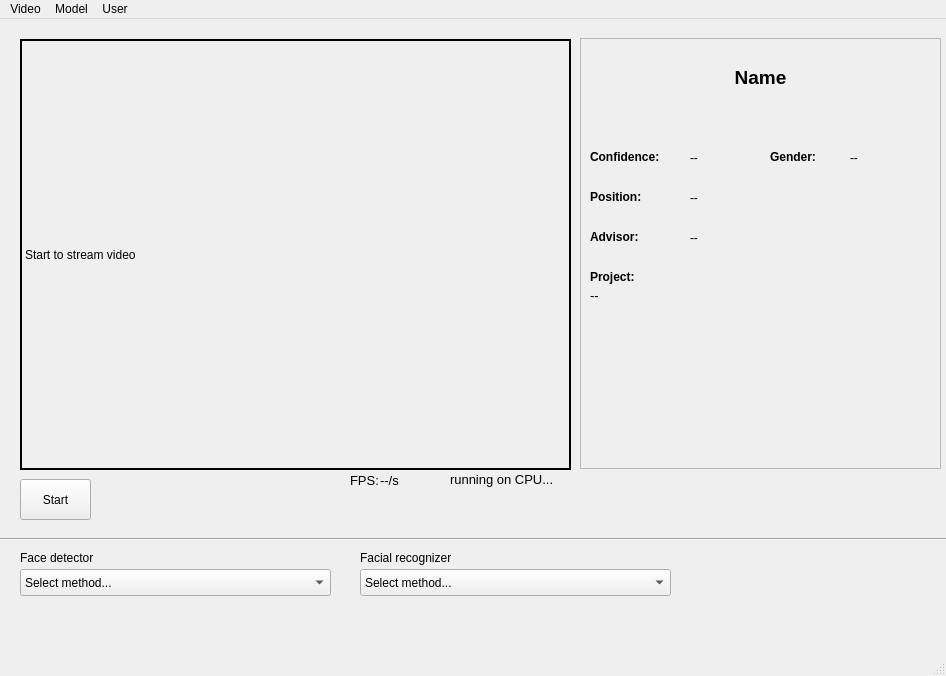
<?xml version="1.0" encoding="UTF-8"?>
<ui version="4.0">
 <class>MainWindow</class>
 <widget class="QMainWindow" name="MainWindow">
  <property name="geometry">
   <rect>
    <x>0</x>
    <y>0</y>
    <width>946</width>
    <height>676</height>
   </rect>
  </property>
  <property name="windowTitle">
   <string>Face recognition App</string>
  </property>
  <widget class="QWidget" name="centralwidget">
   <widget class="QLabel" name="label_img">
    <property name="geometry">
     <rect>
      <x>20</x>
      <y>20</y>
      <width>551</width>
      <height>431</height>
     </rect>
    </property>
    <property name="autoFillBackground">
     <bool>true</bool>
    </property>
    <property name="frameShape">
     <enum>QFrame::WinPanel</enum>
    </property>
    <property name="lineWidth">
     <number>3</number>
    </property>
    <property name="text">
     <string>Start to stream video</string>
    </property>
    <property name="scaledContents">
     <bool>true</bool>
    </property>
    <property name="wordWrap">
     <bool>true</bool>
    </property>
   </widget>
   <widget class="QPushButton" name="pushButton">
    <property name="geometry">
     <rect>
      <x>20</x>
      <y>460</y>
      <width>71</width>
      <height>41</height>
     </rect>
    </property>
    <property name="text">
     <string>Start</string>
    </property>
   </widget>
   <widget class="QFrame" name="frame_user">
    <property name="geometry">
     <rect>
      <x>580</x>
      <y>19</y>
      <width>361</width>
      <height>431</height>
     </rect>
    </property>
    <property name="autoFillBackground">
     <bool>true</bool>
    </property>
    <property name="frameShape">
     <enum>QFrame::StyledPanel</enum>
    </property>
    <property name="frameShadow">
     <enum>QFrame::Raised</enum>
    </property>
    <widget class="QLabel" name="label_fullname">
     <property name="geometry">
      <rect>
       <x>10</x>
       <y>9</y>
       <width>341</width>
       <height>61</height>
      </rect>
     </property>
     <property name="font">
      <font>
       <pointsize>14</pointsize>
       <weight>75</weight>
       <bold>true</bold>
      </font>
     </property>
     <property name="autoFillBackground">
      <bool>false</bool>
     </property>
     <property name="text">
      <string>Name</string>
     </property>
     <property name="scaledContents">
      <bool>false</bool>
     </property>
     <property name="alignment">
      <set>Qt::AlignCenter</set>
     </property>
    </widget>
    <widget class="QLabel" name="label_2">
     <property name="geometry">
      <rect>
       <x>10</x>
       <y>150</y>
       <width>91</width>
       <height>17</height>
      </rect>
     </property>
     <property name="font">
      <font>
       <weight>75</weight>
       <bold>true</bold>
      </font>
     </property>
     <property name="text">
      <string>Position:</string>
     </property>
    </widget>
    <widget class="QLabel" name="label_3">
     <property name="geometry">
      <rect>
       <x>10</x>
       <y>230</y>
       <width>81</width>
       <height>17</height>
      </rect>
     </property>
     <property name="font">
      <font>
       <weight>75</weight>
       <bold>true</bold>
      </font>
     </property>
     <property name="text">
      <string>Project:</string>
     </property>
    </widget>
    <widget class="QLabel" name="label_position">
     <property name="geometry">
      <rect>
       <x>110</x>
       <y>150</y>
       <width>231</width>
       <height>20</height>
      </rect>
     </property>
     <property name="text">
      <string>&lt;html&gt;&lt;head/&gt;&lt;body&gt;&lt;p&gt;--&lt;/p&gt;&lt;/body&gt;&lt;/html&gt;</string>
     </property>
    </widget>
    <widget class="QLabel" name="label_project">
     <property name="geometry">
      <rect>
       <x>10</x>
       <y>250</y>
       <width>331</width>
       <height>161</height>
      </rect>
     </property>
     <property name="font">
      <font>
       <pointsize>10</pointsize>
       <weight>50</weight>
       <italic>false</italic>
       <bold>false</bold>
      </font>
     </property>
     <property name="text">
      <string>&lt;html&gt;&lt;head/&gt;&lt;body&gt;&lt;p&gt;--&lt;/p&gt;&lt;/body&gt;&lt;/html&gt;</string>
     </property>
     <property name="alignment">
      <set>Qt::AlignJustify|Qt::AlignTop</set>
     </property>
    </widget>
    <widget class="QLabel" name="label_confidence">
     <property name="geometry">
      <rect>
       <x>110</x>
       <y>110</y>
       <width>71</width>
       <height>20</height>
      </rect>
     </property>
     <property name="text">
      <string>&lt;html&gt;&lt;head/&gt;&lt;body&gt;&lt;p&gt;--&lt;/p&gt;&lt;/body&gt;&lt;/html&gt;</string>
     </property>
    </widget>
    <widget class="QLabel" name="label_10">
     <property name="geometry">
      <rect>
       <x>10</x>
       <y>110</y>
       <width>91</width>
       <height>17</height>
      </rect>
     </property>
     <property name="font">
      <font>
       <weight>75</weight>
       <bold>true</bold>
      </font>
     </property>
     <property name="text">
      <string>Confidence:</string>
     </property>
    </widget>
    <widget class="QLabel" name="label_advisor">
     <property name="geometry">
      <rect>
       <x>110</x>
       <y>190</y>
       <width>231</width>
       <height>20</height>
      </rect>
     </property>
     <property name="text">
      <string>&lt;html&gt;&lt;head/&gt;&lt;body&gt;&lt;p&gt;--&lt;/p&gt;&lt;/body&gt;&lt;/html&gt;</string>
     </property>
    </widget>
    <widget class="QLabel" name="label_12">
     <property name="geometry">
      <rect>
       <x>10</x>
       <y>190</y>
       <width>91</width>
       <height>17</height>
      </rect>
     </property>
     <property name="font">
      <font>
       <weight>75</weight>
       <bold>true</bold>
      </font>
     </property>
     <property name="text">
      <string>Advisor:</string>
     </property>
    </widget>
    <widget class="QLabel" name="label_11">
     <property name="geometry">
      <rect>
       <x>190</x>
       <y>110</y>
       <width>71</width>
       <height>17</height>
      </rect>
     </property>
     <property name="font">
      <font>
       <weight>75</weight>
       <bold>true</bold>
      </font>
     </property>
     <property name="text">
      <string>Gender:</string>
     </property>
    </widget>
    <widget class="QLabel" name="label_gender">
     <property name="geometry">
      <rect>
       <x>270</x>
       <y>110</y>
       <width>61</width>
       <height>20</height>
      </rect>
     </property>
     <property name="text">
      <string>&lt;html&gt;&lt;head/&gt;&lt;body&gt;&lt;p&gt;--&lt;/p&gt;&lt;/body&gt;&lt;/html&gt;</string>
     </property>
    </widget>
   </widget>
   <widget class="QLabel" name="label_6">
    <property name="geometry">
     <rect>
      <x>350</x>
      <y>451</y>
      <width>31</width>
      <height>20</height>
     </rect>
    </property>
    <property name="font">
     <font>
      <pointsize>10</pointsize>
      <weight>50</weight>
      <italic>false</italic>
      <bold>false</bold>
     </font>
    </property>
    <property name="text">
     <string>FPS:</string>
    </property>
   </widget>
   <widget class="QLabel" name="label_8">
    <property name="geometry">
     <rect>
      <x>450</x>
      <y>450</y>
      <width>121</width>
      <height>20</height>
     </rect>
    </property>
    <property name="font">
     <font>
      <pointsize>10</pointsize>
      <weight>50</weight>
      <italic>false</italic>
      <bold>false</bold>
     </font>
    </property>
    <property name="autoFillBackground">
     <bool>false</bool>
    </property>
    <property name="text">
     <string>running on CPU...</string>
    </property>
   </widget>
   <widget class="QLabel" name="label_fps">
    <property name="geometry">
     <rect>
      <x>380</x>
      <y>451</y>
      <width>51</width>
      <height>20</height>
     </rect>
    </property>
    <property name="font">
     <font>
      <pointsize>10</pointsize>
      <weight>50</weight>
      <italic>false</italic>
      <bold>false</bold>
     </font>
    </property>
    <property name="text">
     <string>--/s</string>
    </property>
   </widget>
   <widget class="QComboBox" name="cbFaceDetector">
    <property name="geometry">
     <rect>
      <x>20</x>
      <y>550</y>
      <width>311</width>
      <height>27</height>
     </rect>
    </property>
    <item>
     <property name="text">
      <string>Select method...</string>
     </property>
    </item>
    <item>
     <property name="text">
      <string>Cvlib</string>
     </property>
    </item>
    <item>
     <property name="text">
      <string>FaceBoxes</string>
     </property>
    </item>
    <item>
     <property name="text">
      <string>DSFD_VGG</string>
     </property>
    </item>
    <item>
     <property name="text">
      <string>OpenFace dlib</string>
     </property>
    </item>
    <item>
     <property name="text">
      <string>OpenFace dlib (one face)</string>
     </property>
    </item>
   </widget>
   <widget class="QLabel" name="label">
    <property name="geometry">
     <rect>
      <x>20</x>
      <y>530</y>
      <width>111</width>
      <height>17</height>
     </rect>
    </property>
    <property name="text">
     <string>Face detector</string>
    </property>
   </widget>
   <widget class="Line" name="line">
    <property name="geometry">
     <rect>
      <x>-3</x>
      <y>510</y>
      <width>951</width>
      <height>20</height>
     </rect>
    </property>
    <property name="orientation">
     <enum>Qt::Horizontal</enum>
    </property>
   </widget>
   <widget class="QComboBox" name="cbFaceRecognizer">
    <property name="geometry">
     <rect>
      <x>360</x>
      <y>550</y>
      <width>311</width>
      <height>27</height>
     </rect>
    </property>
    <item>
     <property name="text">
      <string>Select method...</string>
     </property>
    </item>
    <item>
     <property name="text">
      <string>OpenFace (SVM)</string>
     </property>
    </item>
   </widget>
   <widget class="QLabel" name="label_4">
    <property name="geometry">
     <rect>
      <x>360</x>
      <y>530</y>
      <width>111</width>
      <height>17</height>
     </rect>
    </property>
    <property name="text">
     <string>Facial recognizer</string>
    </property>
   </widget>
  </widget>
  <widget class="QStatusBar" name="statusbar"/>
  <widget class="QMenuBar" name="menubar">
   <property name="geometry">
    <rect>
     <x>0</x>
     <y>0</y>
     <width>946</width>
     <height>25</height>
    </rect>
   </property>
   <widget class="QMenu" name="menuVideo">
    <property name="title">
     <string>Video</string>
    </property>
    <addaction name="action0"/>
    <addaction name="action1"/>
    <addaction name="separator"/>
    <addaction name="actionFPS"/>
    <addaction name="separator"/>
    <addaction name="actionRecord"/>
   </widget>
   <widget class="QMenu" name="menuModel">
    <property name="title">
     <string>Model</string>
    </property>
    <widget class="QMenu" name="menuDetectors">
     <property name="title">
      <string>Detectors</string>
     </property>
     <addaction name="actionHOG"/>
     <addaction name="actionYOLOv2"/>
    </widget>
    <widget class="QMenu" name="menuClassifier">
     <property name="title">
      <string>Classifier</string>
     </property>
     <addaction name="actionSVM_Linear"/>
     <addaction name="actionSVM_Radial"/>
     <addaction name="actionConvNet_based"/>
    </widget>
    <addaction name="menuDetectors"/>
    <addaction name="menuClassifier"/>
    <addaction name="actionOutliers"/>
    <addaction name="separator"/>
    <addaction name="actionBenchmark_2"/>
   </widget>
   <widget class="QMenu" name="menuUser">
    <property name="title">
     <string>User</string>
    </property>
    <addaction name="actionNew_Edit"/>
   </widget>
   <addaction name="menuVideo"/>
   <addaction name="menuModel"/>
   <addaction name="menuUser"/>
  </widget>
  <action name="action0">
   <property name="text">
    <string>Set Camera &quot;0&quot;</string>
   </property>
  </action>
  <action name="action1">
   <property name="text">
    <string>Set Camera &quot;1&quot;</string>
   </property>
  </action>
  <action name="actionHOG">
   <property name="text">
    <string>HOG</string>
   </property>
  </action>
  <action name="actionLBP">
   <property name="text">
    <string>LBP</string>
   </property>
  </action>
  <action name="actionYOLOv2">
   <property name="text">
    <string>YOLOv2</string>
   </property>
  </action>
  <action name="actionOutliers">
   <property name="text">
    <string>Outliers</string>
   </property>
   <property name="toolTip">
    <string>Find and remove Outliers (Images)</string>
   </property>
  </action>
  <action name="actionSVM_Linear">
   <property name="text">
    <string>SVM Linear</string>
   </property>
  </action>
  <action name="actionSVM_Radial">
   <property name="text">
    <string>SVM Radial</string>
   </property>
  </action>
  <action name="actionConvNet_based">
   <property name="text">
    <string>ConvNet based (GPU)</string>
   </property>
  </action>
  <action name="actionRecord">
   <property name="text">
    <string>Record</string>
   </property>
  </action>
  <action name="actionAdjust_rate">
   <property name="text">
    <string>Adjust rate</string>
   </property>
   <property name="toolTip">
    <string>Adjust FPS rate for prediction</string>
   </property>
  </action>
  <action name="actionCPU">
   <property name="text">
    <string>CPU</string>
   </property>
  </action>
  <action name="actionGPU">
   <property name="text">
    <string>GPU</string>
   </property>
  </action>
  <action name="actionFPS">
   <property name="text">
    <string>Adjust FPS rate</string>
   </property>
   <property name="toolTip">
    <string>Adjust FPS rate for prediction</string>
   </property>
  </action>
  <action name="actionNew_Edit">
   <property name="text">
    <string>New / Edit</string>
   </property>
  </action>
  <action name="actionBenchmark">
   <property name="text">
    <string>Benchmark</string>
   </property>
  </action>
  <action name="actionBenchmark_2">
   <property name="text">
    <string>Benchmark</string>
   </property>
  </action>
 </widget>
 <resources/>
 <connections/>
</ui>
